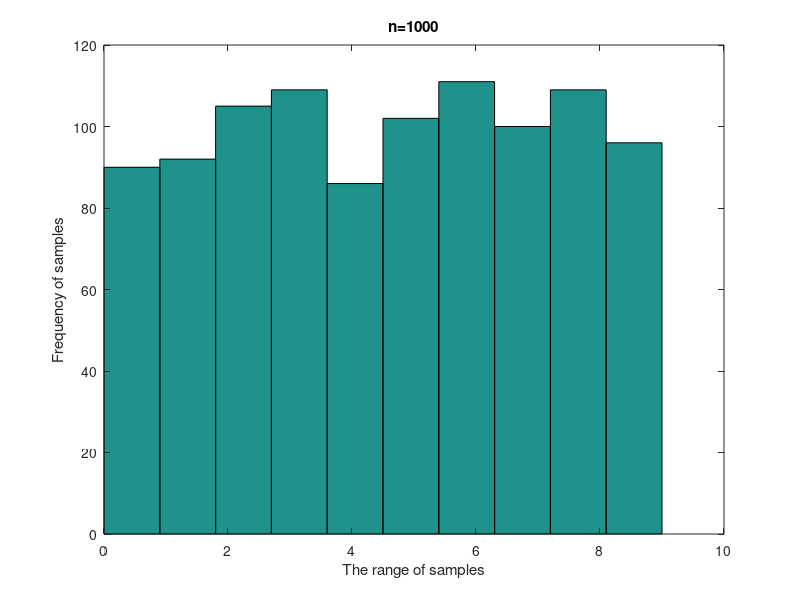

MATLAB code for this plot:
%-------------------------------------------------------------------------%
% Problem 3                                                               %
%-------------------------------------------------------------------------%
clc;
n =1000; %input('Please enter the number of samples: ');
M = 10;
A = randi([0 M-1],1,n);     % A is the randaom number from 0,1,...,9

hist(A)
title(['n=',num2str(n)])

X = hist(A);
xlabel('The range of samples');
ylabel('Frequency of samples');
X_theo = repmat(n/M,1,M);   % Expected number of samples
ChisquaredTest = sum((X-X_theo).^2./X_theo);
ChisquaredThreshold_95 = chi2inv(0.95,M-1);

disp(['ChisquaredTest = ',num2str(ChisquaredTest), ...
    ',	ChisquaredThreshold_95 = ',num2str(ChisquaredThreshold_95)]);

X2 = [X(2:10) 0];           % The data in the range 1,2,...,10
ChisquaredTest = sum((X2-X_theo).^2./X_theo);
ChisquaredThreshold_95 = chi2inv(0.95,M-1);

disp(['ChisquaredTest = ',num2str(ChisquaredTest), ...
    ',	ChisquaredThreshold_95 = ',num2str(ChisquaredThreshold_95)]);
%-------------------------------------------------------------------------%